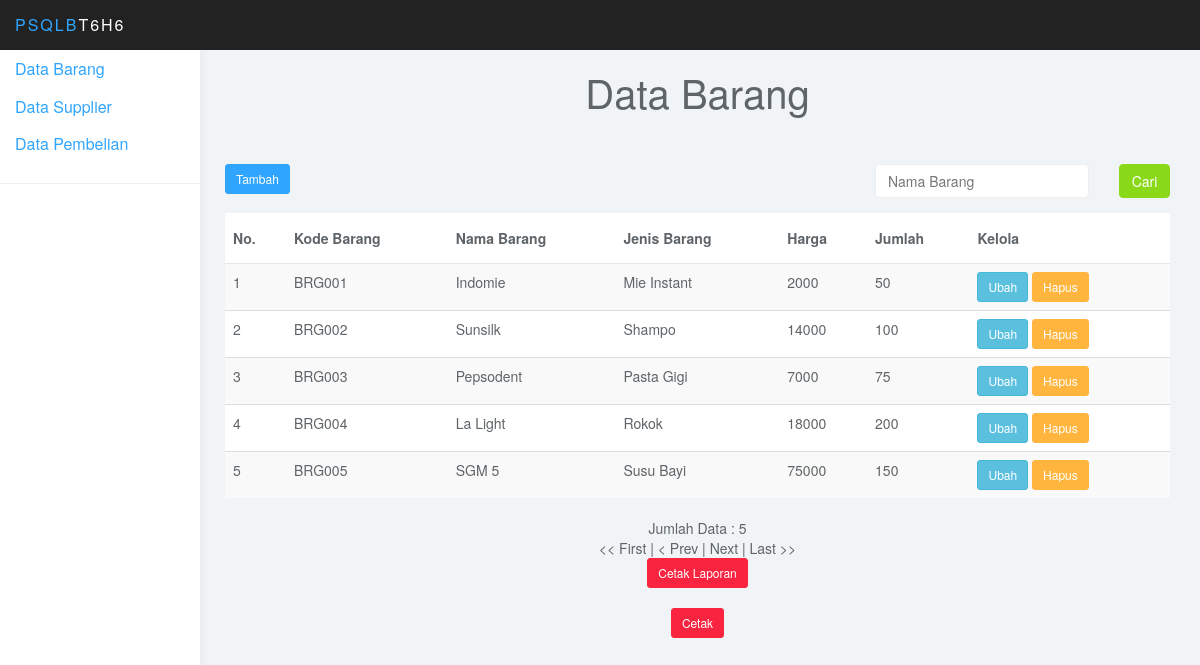
/?page=barang, run on the app's committed database.
### tables this page shows
CREATE TABLE IF NOT EXISTS `barang` (
  `KodeBarang` varchar(10) NOT NULL DEFAULT '',
  `NamaBarang` varchar(50) DEFAULT NULL,
  `JenisBarang` varchar(20) DEFAULT NULL,
  `Harga` int(11) DEFAULT NULL,
  `Jumlah` int(11) DEFAULT NULL
);

### barang.php (the view, shortened to what this page needs)
<!doctype html>
<html>
<head>
</head>
<body>
<div class="col-sm-9 col-sm-offset-3 col-lg-10 col-lg-offset-2 main">
<div class="col-sm-20">
    	<h1 style="text-align: center;">Data Barang</h1>
        <br>
        <br>
        <form class="form-horizontal" name="frmCari" method="post">
        <div class="form-group">
        	<div class="col-sm-4">
        	<a href="?page=tambah_barang" class="btn btn-primary btn-sm">Tambah</a>
         </div>
         <div class="col-sm-4">
         </div>
         <div class="col-sm-3">
         	<input type="text" class="form-control" name="txtCari" placeholder="Nama Barang"/>
            </div>
            <div class="col-sm-1">
            <button type="submit" class="btn btn-success" name="btnCari">Cari</button>
            </div>
           </div>
          </form>
         <div class="table-responsive">
         	<table class="table table-striped" >
            	<thead>
                	<tr>
                    	<th>No.</th>
                        <th>Kode Barang</th>
                        <th>Nama Barang</th>
                        <th>Jenis Barang</th>
                        <th>Harga</th>
                        <th>Jumlah</th>
                        <th>Kelola</th>
                    </tr>
                 </thead>
                 <tbody>
                 		<?php
							$batas = 10;
			if (isset($_GET['hal'])) {
				$hal = ($_GET['hal']);
				$posisi = ($hal-1) *$batas;
			} else{
				$posisi = 0;
				$hal =  1;
			}
   		if (isset($_POST['btnCari'])) {
			$sql = mysql_query("SELECT * FROM Barang WHERE NamaBarang LIKE '%".$_POST['txtCari']."%'
			ORDER BY KodeBarang LIMIT $posisi, $batas") or die (mysql_error());
		}
		else{
			$sql = mysql_query("SELECT * FROM Barang ORDER BY KodeBarang LIMIT $posisi, $batas")
			or die (mysql_error());
		}
							$no=1;
							while ($data = mysql_fetch_array($sql)) {
						?>
                        <tr>
                        	<td><?php echo $no; ?></td>
                            <td><?php echo $data['KodeBarang']; ?></td>
                            <td><?php echo $data['NamaBarang']; ?></td>
                            <td><?php echo $data['JenisBarang']; ?></td>
                            <td><?php echo $data['Harga']; ?></td>
                           	<td><?php echo $data['Jumlah']; ?></td>
    					    <td>
                            <a href="?page=ubah_barang&id=<?php echo $data['KodeBarang']; ?>" class="btn btn-info btn-sm">Ubah</a>
                            <a href="?page=hapus_barang&id=<?php echo $data['KodeBarang']; ?>" onClick="return confirm('Yakin menghapus data ini ?');" class="btn btn-warning btn-sm">Hapus</a>
                            </td>
                          </tr>
                          	<?php
								$no++;
								$sql2 = mysql_query("SELECT * FROM Barang") or die (mysql_error());
				$jumlahdata = mysql_num_rows($sql2);
							}
							?>
                          </tbody>
                         </table>
                          <center> Jumlah Data : <?php echo $jumlahdata ?></center>
        <?php
			$jmlhal = ceil($jumlahdata/$batas);
			$url = "?page=barang";
			echo "<center>";
			if ($hal>1) {
				$previous=$hal-1;
				echo " << <a href=$url&hal=1>First</a> | <a href=$url&hal=$previous>Prev</a> | ";
			}
			else {
				echo "<< First | < Prev |";
			}
			if ($hal < $jmlhal) {
				$next = $hal+1;
				echo "| <a href=$url&hal=$next> Next</a> | <a href=$url&jmlhal=$jmlhal>Last</a> >> ";
			}
			else {
				echo " Next | Last >>";
			}
			echo "</center>";
		?>
                         <center><a href="laporan_barang.php" class="btn btn-danger btn-sm"
                         target="_blank">Cetak Laporan</a></center>
<br>
                         <center><a href="laporan_barang2.php" class="btn btn-danger btn-sm"
                         target="_blank">Cetak</a></center>
                       </div>
                     </div>
</body>
</html>

### css/styles.css (style rules this page uses)
body { background: #f1f4f7; padding-top: 50px; color: #5f6468; }
a, a:hover, a:focus { color: #30a5ff; }
h1, h2, h3, h4, h5, h6 { color: #5f6468; }
h1 { font-weight: 300; font-size: 40px; }
.form-control { border: 1px solid #eee; box-shadow: none; }
.btn-primary, .btn-primary:hover, .btn-primary:focus, .btn-primary:active, .btn-primary.active, .open > .dropdown-toggle.btn-primary, .btn-primary.disabled, .btn-primary[disabled], fieldset[disabled] .btn-primary, .btn-primary.disabled:hover, .btn-primary[disabled]:hover, fieldset[disabled] .btn-primary:hover, .btn-primary.disabled:focus, .btn-primary[disabled]:focus, fieldset[disabled] .btn-primary:focus, .btn-primary.disabled:active, .btn-primary[disabled]:active, fieldset[disabled] .btn-primary:active, .btn-primary.disabled.active, .btn-primary[disabled].active, fieldset[disabled] .btn-primary.active { background-color: #30a5ff; border-color: #30a5ff; }
.btn-success, .btn-success:hover, .btn-success:focus, .btn-success:active, .btn-success.active, .open > .dropdown-toggle.btn-success, .btn-success.disabled, .btn-success[disabled], fieldset[disabled] .btn-success, .btn-success.disabled:hover, .btn-success[disabled]:hover, fieldset[disabled] .btn-success:hover, .btn-success.disabled:focus, .btn-success[disabled]:focus, fieldset[disabled] .btn-success:focus, .btn-success.disabled:active, .btn-success[disabled]:active, fieldset[disabled] .btn-success:active, .btn-success.disabled.active, .btn-success[disabled].active, fieldset[disabled] .btn-success.active { background-color: #8ad919; border-color: #8ad919; }
.btn-warning, .btn-warning:hover, .btn-warning:focus, .btn-warning:active, .btn-warning.active, .open > .dropdown-toggle.btn-warning, .btn-warning.disabled, .btn-warning[disabled], fieldset[disabled] .btn-warning, .btn-warning.disabled:hover, .btn-warning[disabled]:hover, fieldset[disabled] .btn-warning:hover, .btn-warning.disabled:focus, .btn-warning[disabled]:focus, fieldset[disabled] .btn-warning:focus, .btn-warning.disabled:active, .btn-warning[disabled]:active, fieldset[disabled] .btn-warning:active, .btn-warning.disabled.active, .btn-warning[disabled].active, fieldset[disabled] .btn-warning.active { background-color: #ffb53e; border-color: #ffb53e; }
.btn-danger, .btn-danger:hover, .btn-danger:focus, .btn-danger:active, .btn-danger.active, .open > .dropdown-toggle.btn-danger, .btn-danger.disabled, .btn-danger[disabled], fieldset[disabled] .btn-danger, .btn-danger.disabled:hover, .btn-danger[disabled]:hover, fieldset[disabled] .btn-danger:hover, .btn-danger.disabled:focus, .btn-danger[disabled]:focus, fieldset[disabled] .btn-danger:focus, .btn-danger.disabled:active, .btn-danger[disabled]:active, fieldset[disabled] .btn-danger:active, .btn-danger.disabled.active, .btn-danger[disabled].active, fieldset[disabled] .btn-danger.active { background-color: #f9243f; border-color: #f9243f; }
.table { background: #fff; }
.table>thead>tr>th { border-bottom: 1px solid #e6e7e8; vertical-align: middle; height: 50px; }

### data on the page
barang: KodeBarang "BRG001", NamaBarang "Indomie", JenisBarang "Mie Instant", Harga "2000", Jumlah "50"
barang: KodeBarang "BRG002", NamaBarang "Sunsilk", JenisBarang "Shampo", Harga "14000", Jumlah "100"
barang: KodeBarang "BRG003", NamaBarang "Pepsodent", JenisBarang "Pasta Gigi", Harga "7000", Jumlah "75"
barang: KodeBarang "BRG004", NamaBarang "La Light", JenisBarang "Rokok", Harga "18000", Jumlah "200"
barang: KodeBarang "BRG005", NamaBarang "SGM 5", JenisBarang "Susu Bayi", Harga "75000", Jumlah "150"

### other printed values
$jumlahdata "5"
